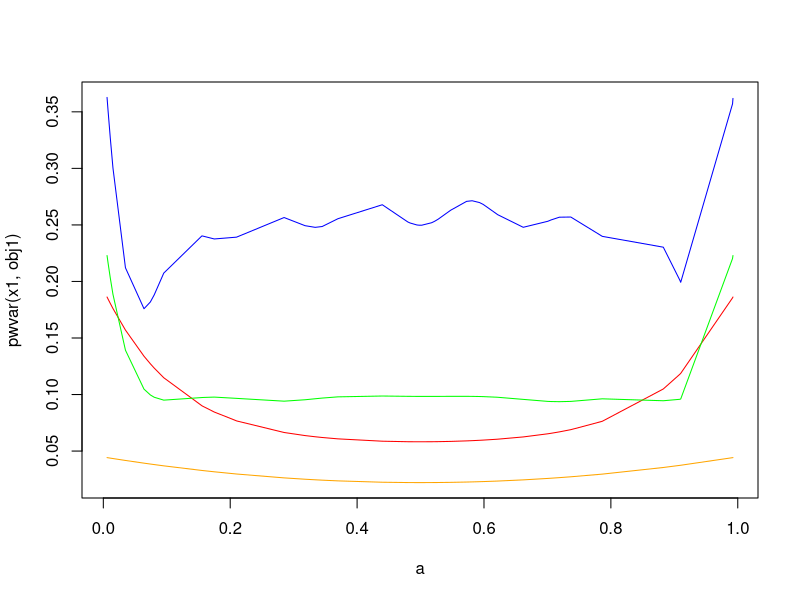

R code for this plot:
library(splines)
a=runif(50,0,1)
a=sort(a)
u=rnorm(50,0,1)
x1=bs(a,degree = 1,intercept = TRUE)
obj1=lm(u~0+x1,data = as.data.frame(cbind(u,a)))
x2=bs(a,degree = 3,intercept = TRUE)
obj2=lm(u~0+x2,data = as.data.frame(cbind(u,a)))
x3=bs(a,df=6, knots = c(0.33,0.66),intercept = TRUE)
obj3=lm(u~0+x3,data = as.data.frame(cbind(u,a)))
x4=ns(a,df=6, knots = seq(0.1,0.9,0.16),intercept = TRUE)
obj4=lm(u~0+x4,data = as.data.frame(cbind(u,a)))
pwvar=function(x,obj)
{
  s=var(as.vector(obj$coefficients))
  co=s*x%*%t(x)
  diag(co)
}
pwv1=pwvar(x1,obj1)
pwv2=pwvar(x2,obj2)
pwv3=pwvar(x3,obj3)
pwv4=pwvar(x4,obj4)
ylim=range(c(pwv1,pwv2,pwv3,pwv4))
plot(a,pwvar(x1,obj1),type="l",col="orange",ylim = ylim)
lines(a,pwvar(x2,obj2),col="red")
lines(a,pwvar(x3,obj3),col="green")
lines(a,pwvar(x4,obj4),col="blue")

